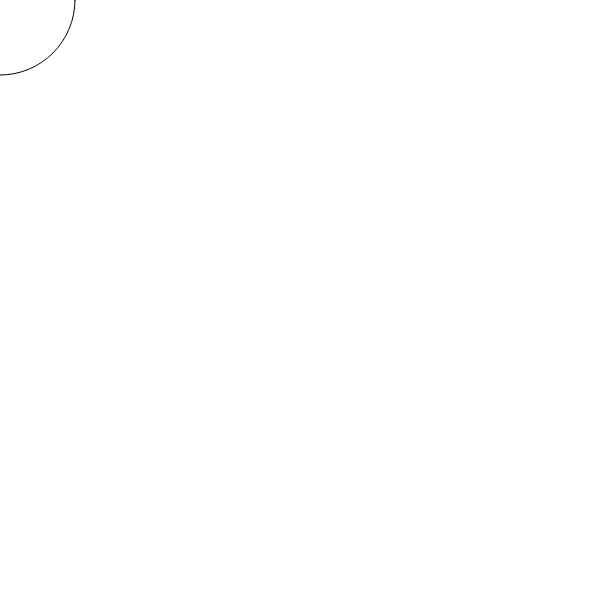
Frame 1 (no input)
Frame 60 (no input): identical to frame 1, image omitted
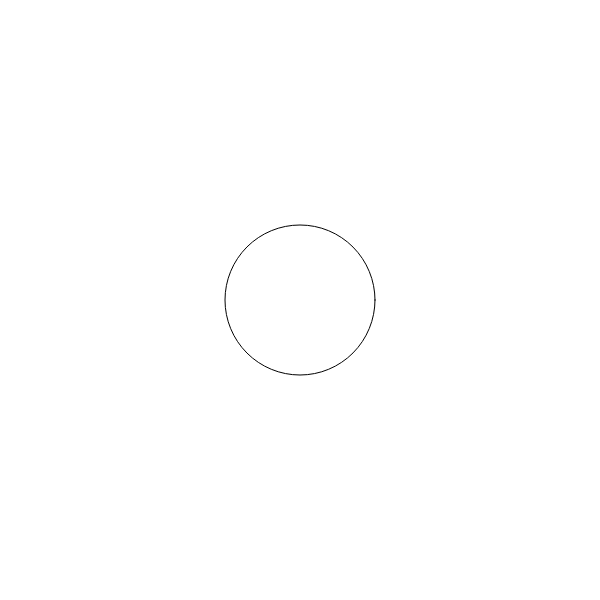
Frame 120 (the mouse pressed at the canvas centre since frame 60)

The p5.js sketch that drew these frames (run headless with seeded random() and noise() and a simulated clock; from frame 60 on, the mouse is pressed at the canvas centre):

// p5.js sketch
// ── sketch.js
function setup() {
  createCanvas(600, 600);
  console.log(width, height);
}

function draw() {
  background(255);
  noFill();
  ellipse(mouseX, mouseY, width/4, height/4);

}
